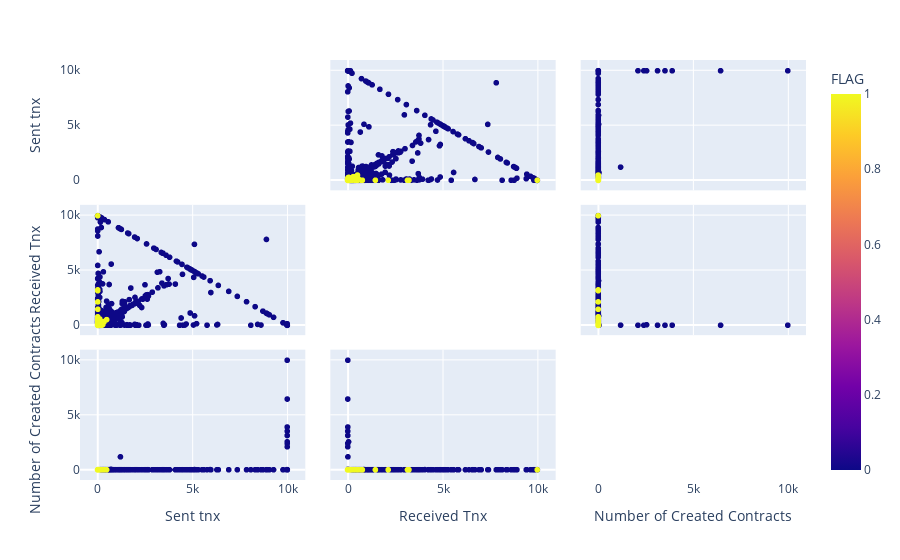

Notebook code for this chart:
### Code cell
fig2 = px.scatter_matrix(df,
    dimensions= dimension[3:6],
    color="FLAG")
fig2.update_traces(diagonal_visible=False)
fig2.show()

### Figure 1 — Plotly figure (JSON) as saved in the notebook; plotly's stock layout.template omitted (floating-point values rounded to 4 significant figures; data arrays with more than 128 entries replaced by an {"elided": "..."} marker saying what was removed)
{"data": [{"diagonal": {"visible": false}, "dimensions": [{"axis": {"matches": true}, "label": "Sent tnx", "values": {"elided": "9841 int values"}}, {"axis": {"matches": true}, "label": "Received Tnx", "values": {"elided": "9841 int values"}}, {"axis": {"matches": true}, "label": "Number of Created Contracts", "values": {"elided": "9841 int values"}}], "hovertemplate": "%{xaxis.title.text}=%{x}<br>%{yaxis.title.text}=%{y}<br>FLAG=%{marker.color}<extra></extra>", "legendgroup": "", "marker": {"color": {"elided": "9841 int values"}, "coloraxis": "coloraxis", "symbol": "circle"}, "name": "", "showlegend": false, "type": "splom"}], "layout": {"coloraxis": {"colorbar": {"title": {"text": "FLAG"}}, "colorscale": [[0, "#0d0887"], [0.1111, "#46039f"], [0.2222, "#7201a8"], [0.3333, "#9c179e"], [0.4444, "#bd3786"], [0.5556, "#d8576b"], [0.6667, "#ed7953"], [0.7778, "#fb9f3a"], [0.8889, "#fdca26"], [1, "#f0f921"]]}, "dragmode": "select", "legend": {"tracegroupgap": 0}, "margin": {"t": 60}}}
